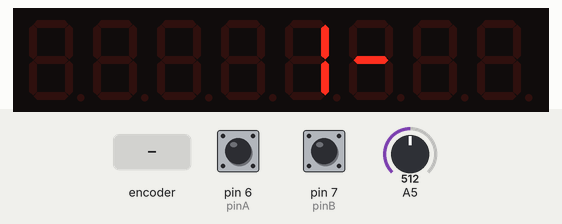
This sketch was run on a simulated Arduino Uno, built with avr-gcc and run on an emulated ATmega328P. On the bench: 8-digit seven-segment display. The test bench sets the inputs (shaded band); at power-on: pin 6 (pinA) HIGH, pin 7 (pinB) HIGH, A5 = 512.

Above: at 1.2 s.
1.3 s: rotary encoder on pin 6 (pinA) / pin 7 (pinB) turned 3 steps (first pin leading)
At 1.45 s:
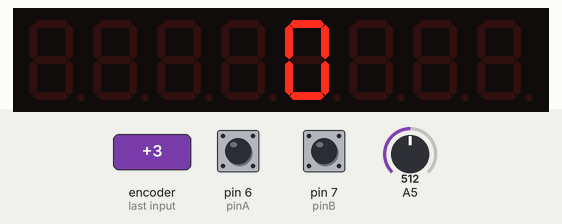
At 3.0 s:
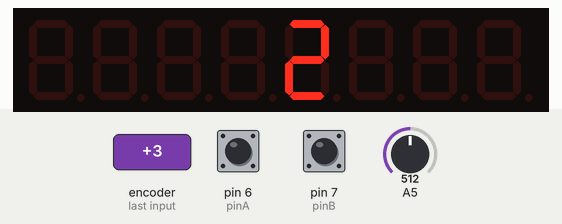
3.4 s: rotary encoder on pin 6 (pinA) / pin 7 (pinB) turned 1 step (first pin leading)
Timing chart, 0 to 6.4 s (numbered marks = the images above; inputs shaded):
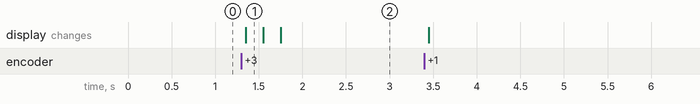

Measured:
- after the input at 1.3 s, the display: changes after 0.05 s (image 1)

The sketch:

rotary_7segment.ino
```cpp
//gerekli kutuphaneler: MAX7219 7-segment surucu icin LedControl.h
#include <LedControl.h>


//rotary enkoder icin baglanti pinleri
#define pinA 6
#define pinB 7

//DataIn, Clock, Load, surucu sayisi
LedControl lc = LedControl(10, 12, 11, 1);

//baslangic degerleri
int encoderPos = 0;
bool pinALast = LOW;
bool n = LOW;

void setup() {
  //enkoder pinlerini giris olarak ayarla, pull-up direnclerini aktiflestir
  pinMode (pinA, INPUT_PULLUP);
  pinMode (pinB, INPUT_PULLUP);
  //gostergeyi calistir
  lc.shutdown(0, false);
  //gosterge parlakligini 0-15 arasinda ayarla
  lc.setIntensity(0, 8);
  //gostergeyi temizle
  lc.clearDisplay(0);
}

void loop()
{
  //enkoderin A pinini oku
  n = digitalRead(pinA);
  //A pini 0 dan 1 e gectiyse
  if ((pinALast == LOW) && (n == HIGH))
  {
    //B pini 0 daysa
    if (digitalRead(pinB) == LOW)
      encoderPos++; //enkoder degerini arttir
    else
      encoderPos--; //eknoder degerini azalt
    //enkoder degerini 7-segment gostergeye yaz
    printToDisplay(encoderPos);
  }
  pinALast = n; //A pininin en son durumunu n'e esitle
  //enkoder butonuna basildiginda enkoder degerini sifirla
  if (analogRead(A5) >= 80 && analogRead(A5) <= 100)
  {
    encoderPos = 0;
    printToDisplay(encoderPos);
  }
}

//7-segment gostergeye deger yazmak icin gerekli fonksiyon
void printToDisplay(int value)
{
  //pozitif sayilari yazma metodu
  if (value >= 0)
  {
    //bir basamakli sayilar
    if (value < 10)
    {
      //birler basamagina sayinin 10 ile bolumunden kalanı yaz
      lc.setDigit(0, 3, (value % 10), false);
      //diger basamaklari bos birak
      lc.setRow(0, 2, B00000000);
      lc.setRow(0, 1, B00000000);
      lc.setRow(0, 0, B00000000);
    }
    //iki basamakli sayilar
    if (value >= 10 && value < 99)
    {
      //birler basamagina sayinin 10 ile bolumunden kalani yaz
      lc.setDigit(0, 3, (value % 10), false);
      //sayiyi 10'a bol, sonucun 10 ile bolumunden kalani onlar basamagina yaz
      lc.setDigit(0, 2, ((value / 10) % 10), false);
      //diger basamaklari bos birak
      lc.setRow(0, 1, B00000000);
      lc.setRow(0, 0, B00000000);
    }
    //uc basamakli sayilar
    if (value > 100 && value <= 999)
    {
      //birler basamagina sayinin 10 ile bolumunden kalani yaz
      lc.setDigit(0, 3, (value % 10), false);
      //sayiyi 10'a bol, sonucun 10 ile bolumunden kalani onlar basamagina yaz
      lc.setDigit(0, 2, ((value / 10) % 10), false);
      //sayiyi 100'e bol, sonucun 10 ile bolumunden kalani yuzler basamagina yaz
      lc.setDigit(0, 1, ((value / 100) % 10), false);
      //diger basamaklari bos birak
      lc.setRow(0, 0, B00000000);
    }
    //dort basamakli sayilar
    if (value >= 1000)
    {
      //birler basamagina sayinin 10 ile bolumunden kalani yaz
      lc.setDigit(0, 3, (value % 10), false);
      //sayiyi 10'a bol, sonucun 10 ile bolumunden kalani onlar basamagina yaz
      lc.setDigit(0, 2, ((value / 10) % 10), false);
      //sayiyi 100'e bol, sonucun 10 ile bolumunden kalani yuzler basamagina yaz
      lc.setDigit(0, 1, ((value / 100) % 10), false);
      //sayiyi 1000'e bol, sonucun 10 ile bolumunden kalani binler basamagina yaz
      lc.setDigit(0, 0, ((value / 1000) % 10), false);
    }
  }
  //negatif sayilari yazma metodu
  if (value < 0)
  {
    //bir basamakli sayilar
    if (value >= -10)
    {
      //sayinin mutlak degerinin 10'a bolumunden kalanini birler basamagina yaz
      lc.setDigit(0, 3, (abs(value) % 10), false);
      //bir sonraki basamaga eksi isareti koy
      lc.setRow(0, 2, B00000001);
      //diger basamaklari bos birak
      lc.setRow(0, 1, B00000000);
      lc.setRow(0, 0, B00000000);
    }
    //iki basamakli sayilar
    if (value >= -100 && value <= -10)
    {
      //sayinin mutlak degerinin 10'a bolumunden kalanini birler basamagina yaz
      lc.setDigit(0, 3, (abs(value) % 10), false);
      //sayinin mutlak degerini 10'a bol, sonucun 10'a bolumunden kalani onlar basamagina yaz
      lc.setDigit(0, 2, ((abs(value) / 10) % 10), false);
      //bir sonraki basamaga eksi isareti koy
      lc.setRow(0, 1, B00000001);
      //diger basamaklari bos birak
      lc.setRow(0, 0, B00000000);
    }
    //uc basamakli sayilar
    if (value >= -1000 && value <= -100)
    {
      //sayinin mutlak degerinin 10'a bolumunden kalanini birler basamagina yaz
      lc.setDigit(0, 3, (abs(value) % 10), false);
      //sayinin mutlak degerini 10'a bol, sonucun 10'a bolumunden kalani onlar basamagina yaz
      lc.setDigit(0, 2, ((abs(value) / 10) % 10), false);
      //sayinin mutlak degerini 100'e bol, sonucun 10'a bolumunden kalani yuzler basamagina yaz
      lc.setDigit(0, 1, ((abs(value) / 100) % 10), false);
      //bir sonraki basamaga eksi isareti koy
      lc.setRow(0, 0, B00000001);
    }
  }
}
```
